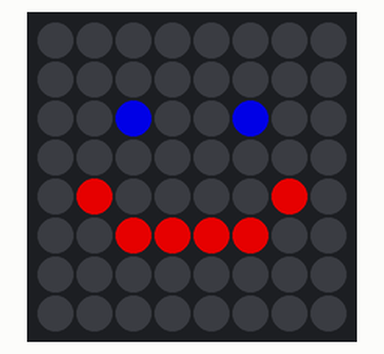
Recording of a program running on a simulated Raspberry Pi (BCM pin numbers) with a Sense HAT. Shown: the Sense HAT's 8×8 RGB LED matrix. Dim RGB values are drawn brighter than linear. At 5.0 s the program stops and its outputs stay as they are.

Above: at 0.1 s.

The program:

led_3.py
```python
#!/bin/python
'''
demo of senseHat.set_pixels.

Define the matrix of pixels to show
some simple image, e.g. a smile face

Don't forget to clear matrix at the end.

'''

from sense_hat import SenseHat
from time import sleep

# define some colors
r = (255, 0, 0)
b = (0, 0, 255)
e = (0, 0, 0)

# define the image (smile)
image = [
    e, e, e, e, e, e, e, e,
    e, e, e, e, e, e, e, e,
    e, e, b, e, e, b, e, e,
    e, e, e, e, e, e, e, e,
    e, r, e, e, e, e, r, e,
    e, e, r, r, r, r, e, e,
    e, e, e, e, e, e, e, e,
    e, e, e, e, e, e, e, e
]

sense = SenseHat()
sense.low_light = True

sense.set_pixels(image)
sleep(5)
sense.clear()
```
